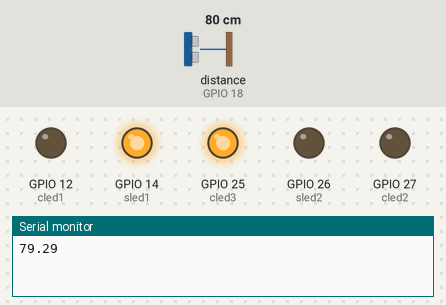
The sketch below on a simulated ESP32. Shown: output pins drawn as LEDs (lit = HIGH), the last lines printed to the serial monitor. Wiring (inferred from the names in the program): ultrasonic range finder: trigger GPIO 5; echo GPIO 18. The test bench sets the inputs (shaded band); at power-on: distance to the obstacle (sensor on GPIO 18) 80 cm. The echo pulse lasts 58.3 µs per cm; WiFi joins after 1.5 s; servers stay silent unless stated; no MQTT or app messages arrive unless stated; pins used as bus, display or sensor lines are not drawn.

Above: at 1.2 s.
1.3 s: distance to the obstacle (sensor on GPIO 18) set to 70 cm
At 2.5 s:
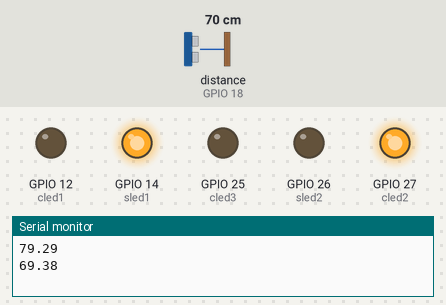
3.1 s: distance to the obstacle (sensor on GPIO 18) set to 55 cm
At 4.3 s:
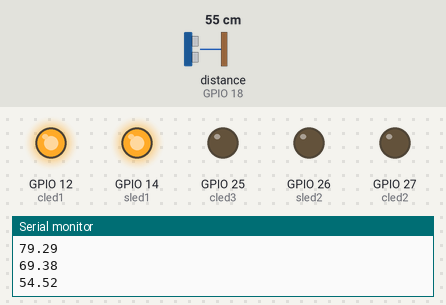
4.7 s: distance to the obstacle (sensor on GPIO 18) set to 120 cm
At 6.0 s:
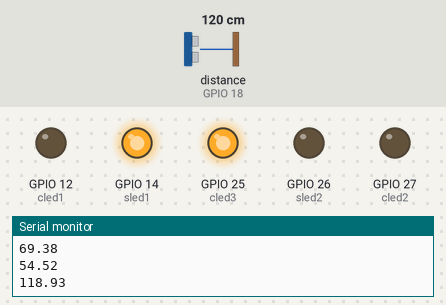
6.3 s: distance to the obstacle (sensor on GPIO 18) set to 2 cm
At 7.2 s:
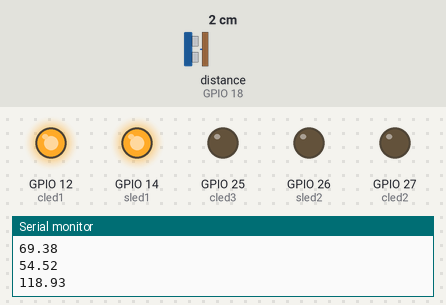
7.9 s: distance to the obstacle (sensor on GPIO 18) set to 250 cm
At 10.39 s:
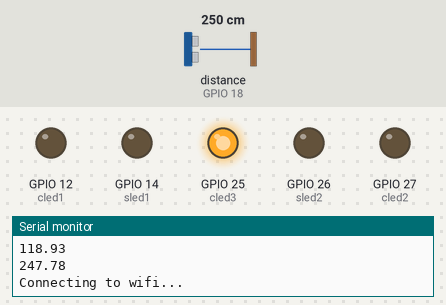
10.9 s: distance to the obstacle (sensor on GPIO 18) set to 9 cm
At 11.8 s:
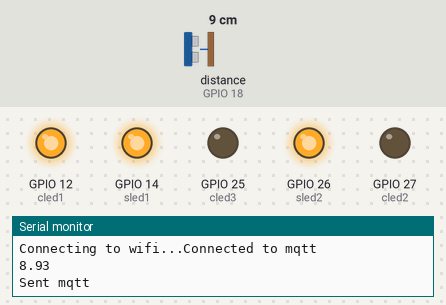
Timing chart, 0 to 13.5 s (numbered marks = the images above; inputs shaded):
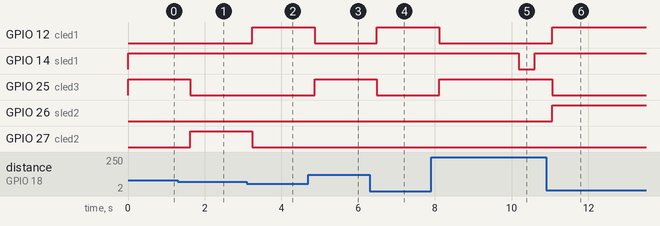

Measured:
- the behaviour switches between 76 and 75 cm on distance to the obstacle (sensor on GPIO 18) (found by bisection; images 0 and 1)
- the behaviour switches between 61 and 60 cm on distance to the obstacle (sensor on GPIO 18) (found by bisection; images 1 and 2)
- after the input at 1.3 s, GPIO 25 (cled3): HIGH → LOW after 0.33 s; GPIO 27 (cled2): LOW → HIGH after 0.33 s
- after the input at 3.1 s, GPIO 12 (cled1): LOW → HIGH after 0.14 s; GPIO 27 (cled2): HIGH → LOW after 0.14 s
- after the input at 4.7 s, GPIO 12 (cled1): HIGH → LOW after 0.16 s; GPIO 25 (cled3): LOW → HIGH after 0.16 s
- after the input at 6.3 s, GPIO 12 (cled1): LOW → HIGH after 0.19 s; GPIO 25 (cled3): HIGH → LOW after 0.19 s
- after the input at 7.9 s, GPIO 12 (cled1): HIGH → LOW after 0.21 s; GPIO 25 (cled3): LOW → HIGH after 0.21 s
- after the input at 10.9 s, GPIO 12 (cled1): LOW → HIGH after 0.15 s; GPIO 25 (cled3): HIGH → LOW after 0.15 s

The sketch:

car_distance_ultrasonic_sensor.ino
```cpp
// Includes
#include "WiFi.h"
#include <PubSubClient.h>

// Wifi settings
constexpr char ssid[] = "wyefye";
constexpr char password[] = "bright89";
constexpr char hostname[] = "ESP32-Car-Sensor";

// MQTT settings
WiFiClient wifiClient;
PubSubClient client(wifiClient);
const IPAddress server(192, 168, 0, 127);
constexpr int port = 1883;
constexpr char connected_topic[] = "esp32/car_sensor/state";
constexpr char pub_topic[] = "esp32/car_sensor/sensor/distance";
constexpr char sub_topic1[] = "esp32/car_sensor/settings/close_distance";
constexpr char sub_topic2[] = "esp32/car_sensor/settings/far_distance";

// HC SR04 settings
constexpr float speedOfSound = 0.034;
constexpr int trigPin = 5;
constexpr int echoPin = 18;

// LED setup
constexpr int sled1 = 14;
constexpr int sled2 = 26;
constexpr int cled1 = 12;
constexpr int cled2 = 27;
constexpr int cled3 = 25;
constexpr unsigned long ledOnTime = 60000; // one minute
unsigned long ledPreviousTime = 0;
boolean ledOn = true;

// Variables
unsigned long wifiLastMillis = 0;
unsigned long mqttLastMillis = 0;
unsigned long sendLastMillis = 0;
unsigned long reconnectInterval = 10000;
unsigned long sendInterval = 3000;
float previousDistance = 0;
float distanceClose = 60.0;
float distanceFar = 75.0;
boolean sendMessage = false;
constexpr float requiredDistanceDifference = 2.5;

/* ------------------------------------------- */
void wifiReconnect() {
    WiFi.disconnect();
    WiFi.begin(ssid, password);
    if (WiFi.status() == WL_CONNECTED) {
        Serial.println();
        Serial.println("Wifi connected");
        Serial.print("IP Address: ");
        Serial.println(WiFi.localIP());
    }
}

boolean mqttReconnect() {
    if (client.connect(hostname)) {
        Serial.println("Connected to mqtt");
        client.subscribe(sub_topic1);
        client.subscribe(sub_topic2);
        client.publish(connected_topic, "Connected");
        char temp[4];
//        client.publish(sub_topic1, dtostrf(distanceClose, 4, 1, temp));
//        client.publish(sub_topic2, dtostrf(distanceFar, 4, 1, temp));
    }
    return client.connected();
}

void callback(char* topic, byte* payload, unsigned int length) {
    char copy[length + 1];
    Serial.print("Message arrived [");
    Serial.print(topic);
    Serial.print("] ");
    int i = 0;
    for (i = 0; i < length; i++) {
//        Serial.print((char)payload[i]);
        copy[i] = (char)payload[i];
    }
    copy[++i] = '\0'; // End the c string
    Serial.println(copy);

    if (strcmp(topic, sub_topic1) == 0) distanceClose = atof(copy);
    else if (strcmp(topic, sub_topic2) == 0) distanceFar = atof(copy);
    Serial.println(distanceClose);
    Serial.println(distanceFar);
}

float measureDistance() {
    digitalWrite(trigPin, LOW);
    delayMicroseconds(2);
    digitalWrite(trigPin, HIGH);
    delayMicroseconds(10);
    digitalWrite(trigPin, LOW);
    long duration = pulseIn(echoPin, HIGH);
    float distanceCm = duration * speedOfSound / 2;
    //    Serial.print("Distance: ");
    //    Serial.println(distanceCm);
    return distanceCm;
}

void distanceIndicator(float distance) {
    if (distance < distanceClose) {
        digitalWrite(cled1, HIGH & ledOn);
        digitalWrite(cled2, LOW);
        digitalWrite(cled3, LOW);
    } else if (distance > distanceFar) {
        digitalWrite(cled3, HIGH & ledOn);
        digitalWrite(cled1, LOW);
        digitalWrite(cled2, LOW);
    } else {
        digitalWrite(cled2, HIGH & ledOn);
        digitalWrite(cled1, LOW);
        digitalWrite(cled3, LOW);
    }
}

void setup() {
    Serial.begin(115200);
    // HC SR04
    pinMode(trigPin, OUTPUT);
    pinMode(echoPin, INPUT);
    // Status LEDs
    pinMode(sled1 , OUTPUT);
    pinMode(sled2 , OUTPUT);
    pinMode(cled1 , OUTPUT);
    pinMode(cled2 , OUTPUT);
    pinMode(cled3 , OUTPUT);
    digitalWrite(sled1, LOW);
    digitalWrite(sled2, LOW);
    digitalWrite(cled1, LOW);
    digitalWrite(cled2, LOW);
    digitalWrite(cled3, LOW);
    // Wifi setup
    WiFi.mode(WIFI_STA);
    WiFi.setHostname(hostname);
    // Mqtt setup
    client.setServer(server, port);
    client.setCallback(callback);
}

void loop() {
    unsigned long currentMillis = millis();
    // Enter other code here
    float newDistance = measureDistance();
    if (newDistance > 450 || newDistance < 4) newDistance = 0;
    distanceIndicator(newDistance);

    if (abs(previousDistance - newDistance) > requiredDistanceDifference && newDistance != 0) {
        Serial.println(newDistance);
        previousDistance = newDistance;
        sendMessage = true;
        ledPreviousTime = currentMillis;
        ledOn = true;
    } else if (currentMillis - ledPreviousTime > ledOnTime) {
        if (WiFi.status() == WL_CONNECTED && client.connected()){
            ledOn = false;
        }
    } else {
        ledOn;
    }

    // Code end
    if ((WiFi.status() != WL_CONNECTED) && (currentMillis - wifiLastMillis > reconnectInterval)) {
        Serial.print("Connecting to wifi...");
        digitalWrite(sled1, LOW);
        wifiReconnect();
        wifiLastMillis = currentMillis;

    } else {

        digitalWrite(sled1, HIGH & ledOn);
        if (!client.connected()) {
            digitalWrite(sled2, LOW);
            currentMillis = millis();

            if (currentMillis - mqttLastMillis > reconnectInterval) {
                mqttReconnect();
            }

        } else {
            // Enter transmit code here
            digitalWrite(sled2, HIGH & ledOn);
            currentMillis = millis();
            if (sendMessage && currentMillis - sendLastMillis > sendInterval) {
                Serial.println("Sent mqtt");
                char bufferd[6];
                client.publish(pub_topic, dtostrf(newDistance, 4, 2, bufferd));
                sendMessage = false;
                sendLastMillis = currentMillis;
            }
            client.loop();

            // End code
        }
    }
    delay(400);
}
```
